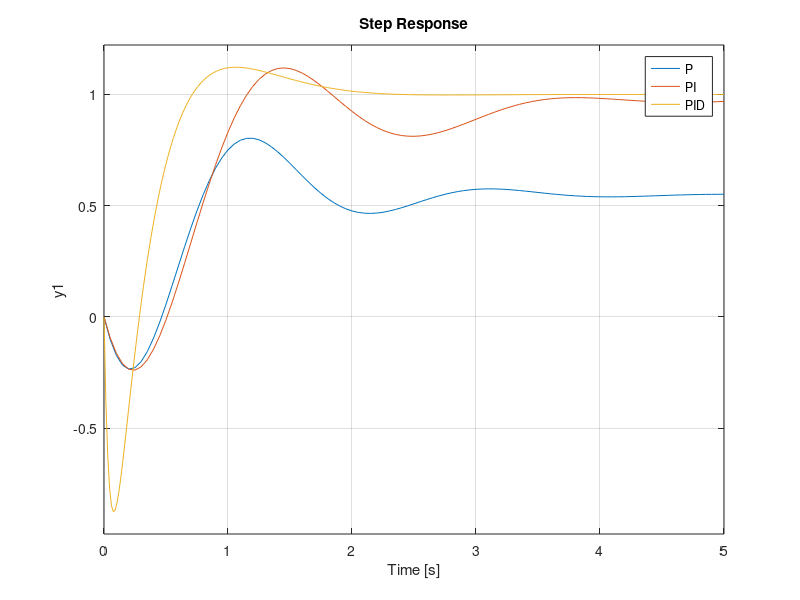

Here is the MATLAB script that generated this plot:
%% Ch.3 — Van de Vusse in code
% Process Dynamics and Control, SeoulTech — slide 13
% https://seoultechpse.github.io/ProCon/ch3/ch3_tuning.html#/2/10
% Requires: Control System Toolbox

clear; close all; clc

Gp = tf(0.5858*[-0.3549 1], [0.1858 0.8627 1]);
[Kcu, ~, wu] = margin(Gp);   Tu = 2*pi/wu;      % 4.150, 1.462

C_P   = 0.5*Kcu;
C_PI  = pidstd(0.455*Kcu, 0.833*Tu);
C_PID = pidstd(0.6*Kcu, 0.5*Tu, 0.125*Tu, 10);  % N = 10 <-> alpha = 0.1
step(feedback(C_P*Gp,1), feedback(C_PI*Gp,1), feedback(C_PID*Gp,1), 5)
legend('P','PI','PID')
